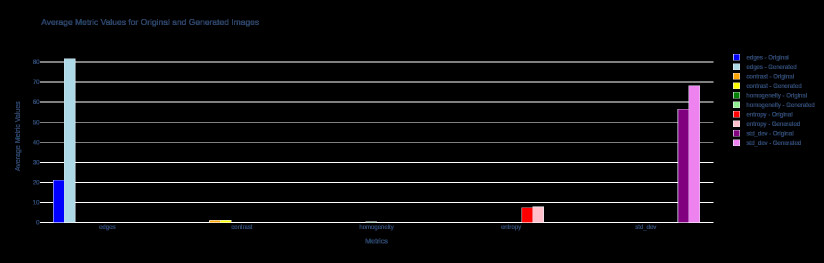
#> input picture EvaMetrics.png, 1648 x 525 px, given in place of Original.png, which was not available (shown at 1/2 size)
$ jupyter execute --allow-errors ML.ipynb   (older library calls are emulated)   (text cells are left out)
#> lines starting #> are read from the running program, lines starting #| are printed output that depends on the picture; long printed decimals are rounded; pictures that were not available may be replaced by others from this repository, and a replacement may not be noted
[cell 1]
import cv2
import numpy as np

def calculate_mse(image_a, image_b):
    # The Mean Squared Error between the two images will be calculated
    err = np.sum((image_a.astype("float") - image_b.astype("float")) ** 2)
    err /= float(image_a.shape[0] * image_a.shape[1])
    return err

def calculate_psnr(image_a, image_b):
    # The Peak Signal-to-Noise Ratio between the two images will be calculated
    mse = calculate_mse(image_a, image_b)
    if mse == 0:
        return float('inf')
    PIXEL_MAX = 255.0
    return 20 * np.log10(PIXEL_MAX / np.sqrt(mse))

# Read the original and noisy images
original_image_path = '/content/Original.png'
noisy_image_path = '/content/Nerveimage.png'
original_image = cv2.imread(original_image_path, cv2.IMREAD_GRAYSCALE)
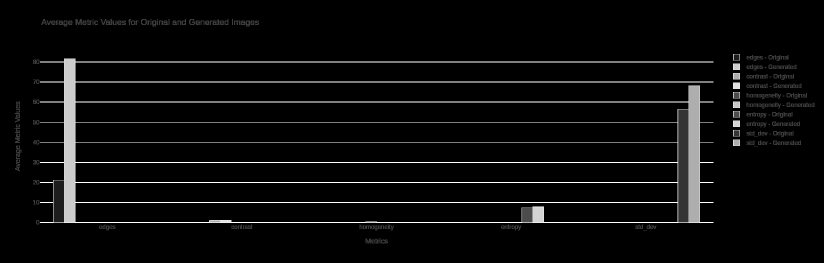
#> original_image: shape (525, 1648) (shown at 1/2 size); min 0, max 255, mean 11
noisy_image = cv2.imread(noisy_image_path, cv2.IMREAD_GRAYSCALE)
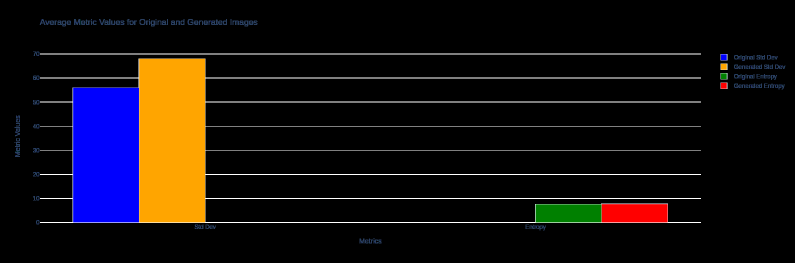
#> input picture Entropy.png, 1589 x 525 px, given in place of Nerveimage.png, which was not available (shown at 1/2 size)
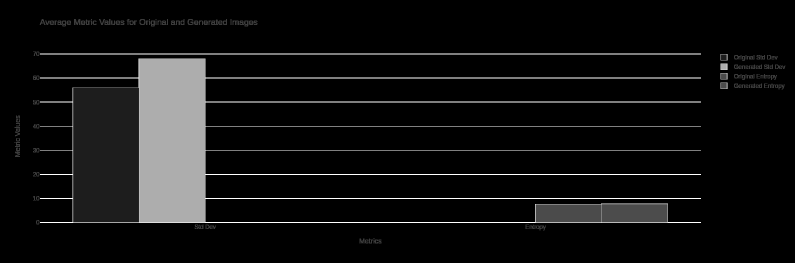
#> noisy_image: shape (525, 1589) (shown at 1/2 size); min 0, max 255, mean 16.8

# Check if images are of the same dimensions
if original_image.shape != noisy_image.shape:
    print("Resizing the noisy image to match the original image...")
    noisy_image = cv2.resize(noisy_image, (original_image.shape[1], original_image.shape[0]))
#> noisy_image: shape (525, 1648)

# Compute MSE and PSNR
mse_value = calculate_mse(original_image, noisy_image)
#> in calculate_mse, `err = np.sum((image_a.astype("float") - image_b.astype("float")) ** 2)`: err = 3.74e+09
#> in calculate_mse, `err /= float(image_a.shape[0] * image_a.shape[1])`: err = 4326.5
#> mse_value = 4326.5
psnr_value = calculate_psnr(original_image, noisy_image)
#> psnr_value = 11.77

print(f"MSE: {mse_value}")
#| MSE: 4326.520
print(f"PSNR: {psnr_value}")
#| PSNR: 11.769

[cell 2]
import cv2
import numpy as np

def mse(imageA, imageB):
    # Compute the mean squared error between the two images
    err = np.mean((imageA - imageB) ** 2)
    return err

def psnr(imageA, imageB):
    # Assume the pixel values range from 0 to 255
    mse_value = mse(imageA, imageB)
    if mse_value == 0:  # Prevent division by zero
        return float('inf')
    max_pixel = 255.0
    return 20 * np.log10(max_pixel / np.sqrt(mse_value))

def snr(imageA, imageB):
    # Compute the mean signal power and noise power
    signal_power = np.mean(imageA ** 2)
    noise_power = np.mean((imageA - imageB) ** 2)
    return 10 * np.log10(signal_power / noise_power)

# Load two images
image1 = cv2.imread('/content/Nerveimage.png')
#> image1 is the input picture: shape (525, 1589, 3); mean B, G, R 16.8, 15, 20.2
image2 = cv2.imread('/content/Original.png')
#> image2 is the input picture: shape (525, 1648, 3); mean B, G, R 12.8, 10.4, 11.5

# Resize both images to the smallest dimension of either image
height = min(image1.shape[0], image2.shape[0])
#> height = 525
width = min(image1.shape[1], image2.shape[1])
#> width = 1589

image1_resized = cv2.resize(image1, (width, height))
image2_resized = cv2.resize(image2, (width, height))

# Convert images to grayscale
image1_gray = cv2.cvtColor(image1_resized, cv2.COLOR_BGR2GRAY)
image2_gray = cv2.cvtColor(image2_resized, cv2.COLOR_BGR2GRAY)

# Calculate MSE, PSNR, and SNR
mse_value = mse(image1_gray, image2_gray)
#> in mse, `err = np.mean((imageA - imageB) ** 2)`: err = 22.03
#> mse_value = 22.03
psnr_value = psnr(image1_gray, image2_gray)
#> psnr_value = 34.7
snr_value = snr(image1_gray, image2_gray)
#> in snr, `signal_power = np.mean(imageA ** 2)`: signal_power = 18.24
#> in snr, `noise_power = np.mean((imageA - imageB) ** 2)`: noise_power = 22.03
#> snr_value = -0.819

print("MSE:", mse_value)
#| MSE: 22.031
print("PSNR:", psnr_value)
#| PSNR: 34.701
print("SNR:", snr_value)
#| SNR: -0.8195

[cell 3]
import cv2
import numpy as np

def calculate_mse(imageA, imageB):
    # Compute the mean squared error between the two images
    err = np.sum((imageA.astype("float") - imageB.astype("float")) ** 2)
    err /= float(imageA.shape[0] * imageA.shape[1])
    return err

def calculate_psnr(imageA, imageB):
    # Calculate MSE first
    mse_value = calculate_mse(imageA, imageB)
    if mse_value == 0:
        return float('inf')  # If no noise, PSNR is infinite
    # Assuming the pixel values range from 0 to 255
    return 20 * np.log10(255.0 / np.sqrt(mse_value))

def calculate_snr(original, noisy):
    # Calculate signal power and noise power
    signal_power = np.mean(original ** 2)
    noise_power = np.mean((original - noisy) ** 2)
    return 10 * np.log10(signal_power / noise_power)

def resize_images(imageA, imageB):
    # Resize both images to the size of the smaller image
    hA, wA = imageA.shape[:2]
#> hA = 525; wA = 1589
    hB, wB = imageB.shape[:2]
#> hB = 525; wB = 1589
    new_height = min(hA, hB)
#> new_height = 525
    new_width = min(wA, wB)
#> new_width = 1589
    resizedA = cv2.resize(imageA, (new_width, new_height))
    resizedB = cv2.resize(imageB, (new_width, new_height))
    return resizedA, resizedB

# Load two images: original and generated
original = cv2.imread('/content/Generated3.png')
generated = cv2.imread('/content/Nerveimage.png')

# Convert images to grayscale if they are not
if len(original.shape) == 3:
    original = cv2.cvtColor(original, cv2.COLOR_BGR2GRAY)
if len(generated.shape) == 3:
    generated = cv2.cvtColor(generated, cv2.COLOR_BGR2GRAY)

# Resize images to the same dimensions
original_resized, generated_resized = resize_images(original, generated)

# Calculate MSE, PSNR, and SNR
mse_value = calculate_mse(original_resized, generated_resized)
#> in calculate_mse, `err = np.sum((imageA.astype("float") - imageB.astype("float")) ** 2)`: err = 0
#> mse_value = 0
psnr_value = calculate_psnr(original_resized, generated_resized)
#> psnr_value = inf
snr_value = calculate_snr(original_resized.astype("float"), generated_resized.astype("float"))
#> in calculate_snr, `signal_power = np.mean(original ** 2)`: signal_power = 2995.2
#> in calculate_snr, `noise_power = np.mean((original - noisy) ** 2)`: noise_power = 0
#> snr_value = inf

print("MSE:", mse_value)
#| MSE: 0.0
print("PSNR:", psnr_value)
#| PSNR: inf
print("SNR:", snr_value)
#| SNR: inf

[cell 4]
import cv2
import numpy as np
from skimage.metrics import structural_similarity as ssim

def calculate_mse(imageA, imageB):
    return np.mean((imageA - imageB) ** 2)

# [10 lines left out: functions calculate_psnr, calculate_snr, not called in this run]

def dice_similarity_coefficient(true_mask, pred_mask):
    intersection = np.sum(true_mask * pred_mask)
    return (2. * intersection) / (np.sum(true_mask) + np.sum(pred_mask))

def preprocess(image_path, target_size=(512, 512)):
#> called with image_path = '/content/Original.png', target_size = (512, 512)
    image = cv2.imread(image_path, cv2.IMREAD_GRAYSCALE)
    if image is None:
        raise ValueError(f"Image not found at {image_path}")
    image = cv2.resize(image, target_size)  # Resize to the target size
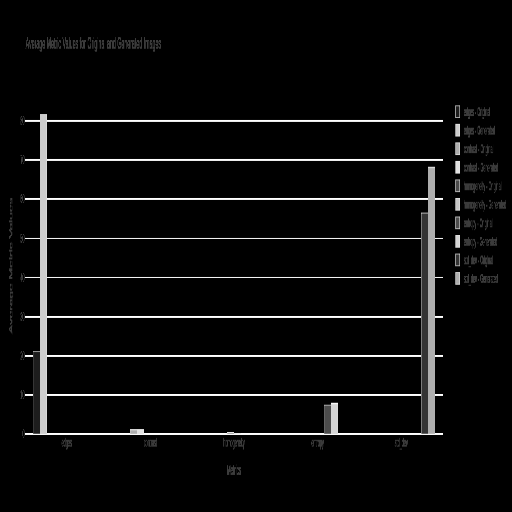
#> image: shape (512, 512); min 0, max 255, mean 10.9
    image = image.astype(np.float32) / 255.0  # Normalize to [0, 1]
    return image

# Use the updated preprocess function to ensure both images are the same size
original_size = (512, 512)  # Set this to the desired size
original = preprocess(original_image_path, target_size=original_size)
#> (the rest of this cell did not finish here and is left out)

[cell 5]
import cv2
import numpy as np
from skimage.metrics import structural_similarity as ssim

def calculate_mse(imageA, imageB):
    return np.mean((imageA - imageB) ** 2)

# [10 lines left out: functions calculate_psnr, calculate_snr, not called in this run]

def dice_similarity_coefficient(true_mask, pred_mask):
    intersection = np.sum(true_mask * pred_mask)
    return (2. * intersection) / (np.sum(true_mask) + np.sum(pred_mask))

def preprocess(image_path, target_size=(512, 512)):
#> called with image_path = '/content/Nerveimage.png', target_size = (512, 512)
    image = cv2.imread(image_path, cv2.IMREAD_GRAYSCALE)
    if image is None:
        raise ValueError(f"Image not found at {image_path}")
    image = cv2.resize(image, target_size)  # Resize to the target size
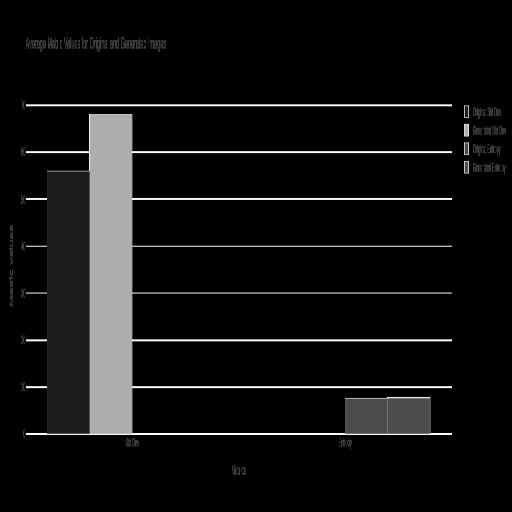
#> image: shape (512, 512); min 0, max 255, mean 16.7
    image = image.astype(np.float32) / 255.0  # Normalize to [0, 1]
    return image

# Load and preprocess the images
original_image_path = '/content/Nerveimage.png'
generated_image_path = '/content/Generated.png'
original_size = (512, 512)  # Set this to the desired size

original = preprocess(original_image_path, target_size=original_size)
#> (the rest of this cell did not finish here and is left out)


# Calculate the quality metrics
mse_value = calculate_mse(original, generated)
psnr_value = calculate_psnr(original, generated)
snr_value = calculate_snr(original, generated)
ssim_value = ssim(original, generated)

# If segmentation masks are available:
# true_segmentation_mask = preprocess('path_to_true_segmentation_mask.png', target_size=original_size)
# predicted_segmentation_mask = preprocess('path_to_predicted_segmentation_mask.png', target_size=original_size)
# dsc_value = dice_similarity_coefficient(true_segmentation_mask, predicted_segmentation_mask)
# Uncomment above lines and provide the actual paths to the segmentation masks if you have them.

# Print out the metrics
print(f"MSE: {mse_value}")
print(f"PSNR: {psnr_value}")
print(f"SNR: {snr_value}")
print(f"SSIM: {ssim_value}")
# print(f"DSC: {dsc_value}")  # Uncomment if segmentation masks are being used

[cell 6]
import jsonlines

# Define the base structure of the data
base_data = {
    "source": "",
    "prompt": "a collection of Brachial Plexus(BP) nerves in the ultrasound image"
}

# Open a jsonlines file to write the entries
#> (the rest of this cell did not finish here and is left out)

[cell 7]
import jsonlines
import json
# Define the base structure of the data
base_data = {
    "source": "",
    "prompt": "a collection of Brachial Plexus(BP) nerves in the ultrasound image"
}

# Open a jsonlines file to write the entries
#> (the rest of this cell did not finish here and is left out)

[cell 8]
from google.colab import files
uploaded = files.upload()
#> the answer given: EvaMetrics.png
